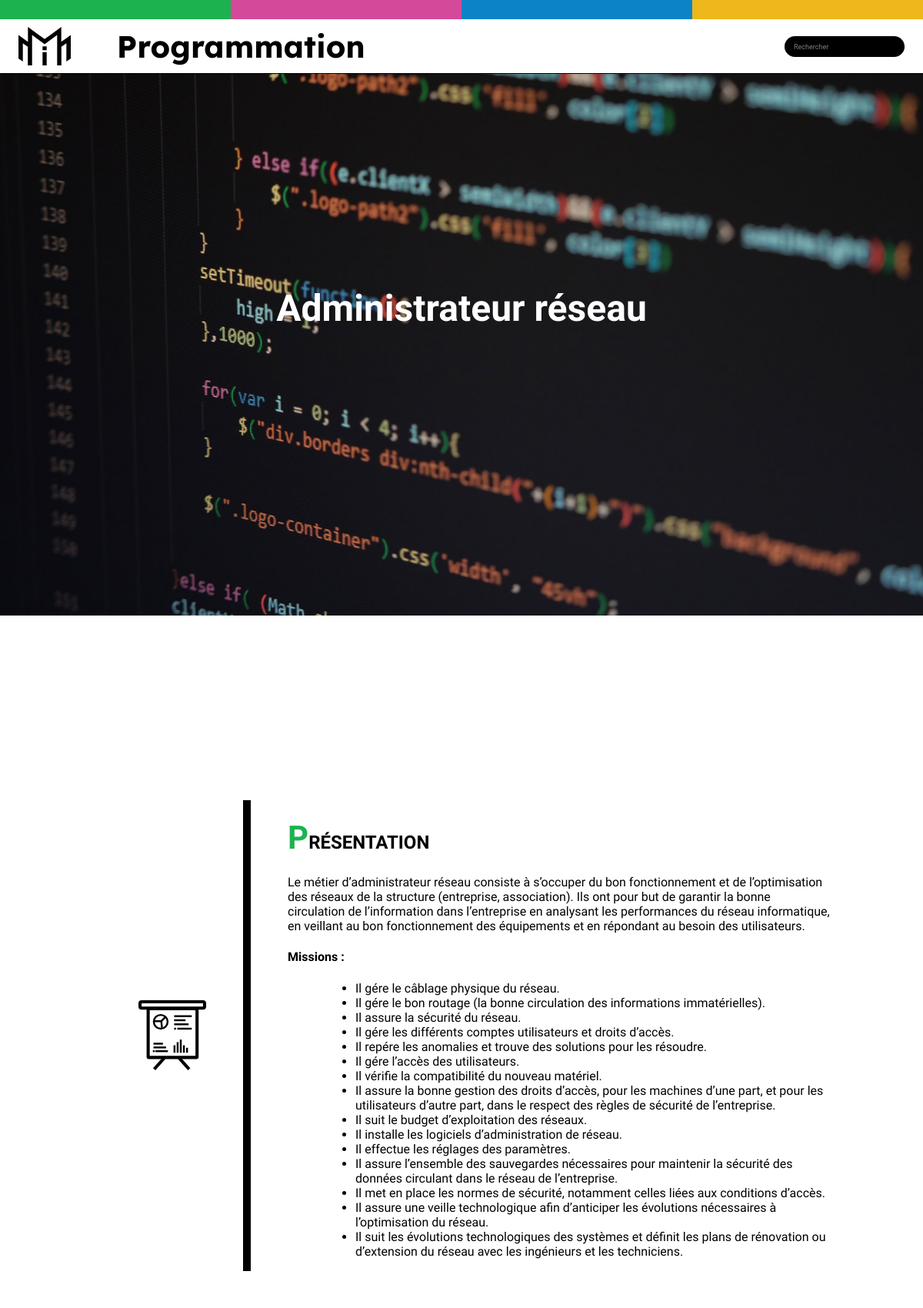
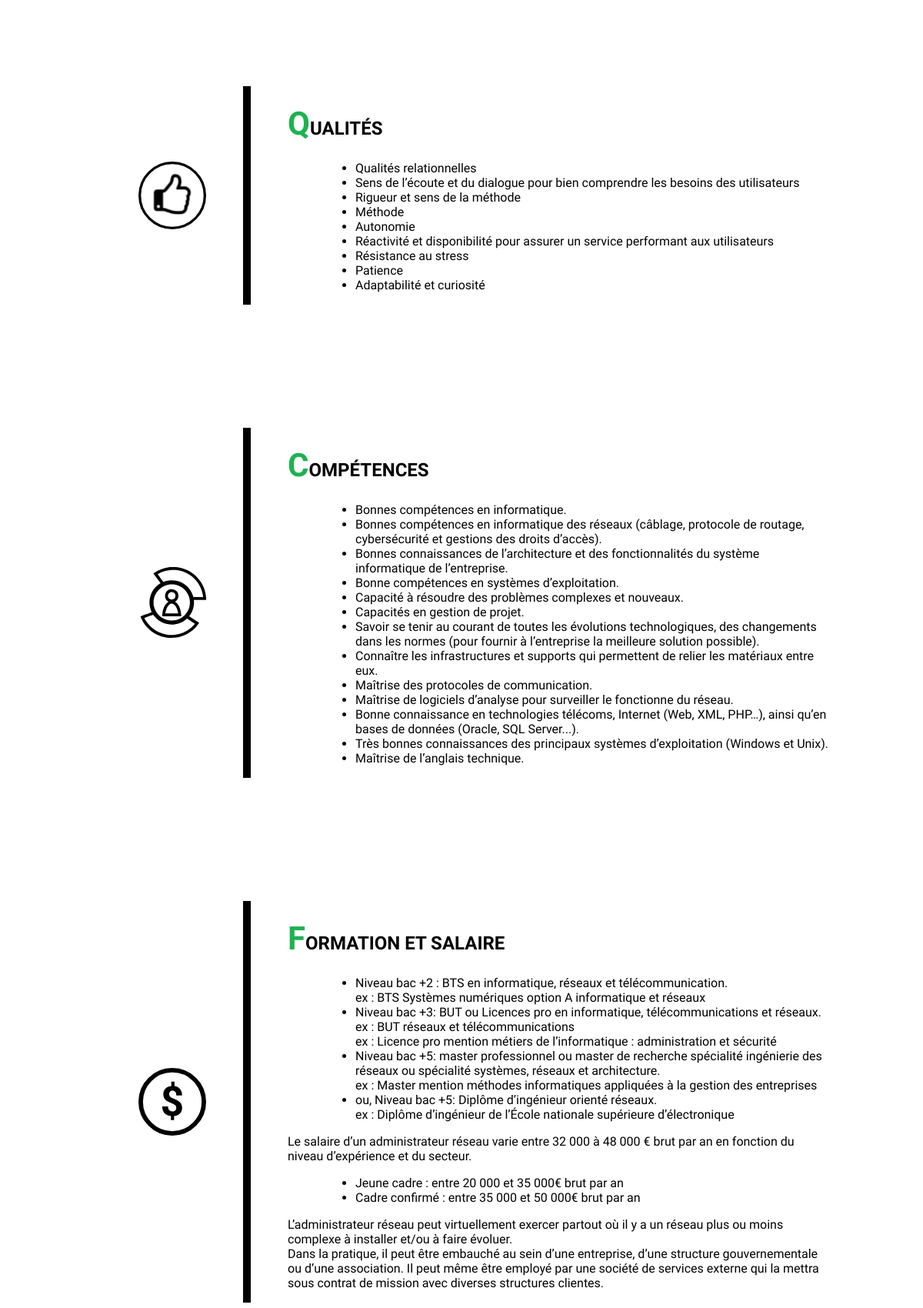
/mmifyw/pages/metier.php?page=16 (upper part), run on the app's committed database (2 pictures, top to bottom).
### tables this page shows
CREATE TABLE `metier` (
  `idMetier` int(20) NOT NULL DEFAULT 0,
  `nomMetier` varchar(50) DEFAULT NULL,
  `presentation` text DEFAULT NULL,
  `qualite` text DEFAULT NULL,
  `competence` text DEFAULT NULL,
  `formation` text DEFAULT NULL,
  `salaire` text DEFAULT NULL,
  `structure` text DEFAULT NULL,
  `domaineId` int(4) DEFAULT NULL
);

CREATE TABLE `domaine` (
  `idDomaine` int(4) NOT NULL DEFAULT 0,
  `nomDomaine` varchar(30) DEFAULT NULL,
  `presentation` text DEFAULT NULL,
  `videoDescription` text DEFAULT NULL,
  `videoUrl` varchar(200) DEFAULT NULL,
  `imageUrl` varchar(200) DEFAULT NULL
);

### mmifyw/pages/metier.php (the view, shortened to what this page needs)
<?php
    include "../connexionPDO.php";
    $sql = "SELECT COUNT(idMetier) FROM metier";
    $req = $db -> prepare($sql);
    $req -> execute();
    while ($data = $req -> fetch()){
        $nombreMetiers = $data['COUNT(idMetier)'];
    }
    if (0 < $_GET['page'] && $_GET['page'] <= $nombreMetiers){
        $idMetier = $_GET['page'];
      } else {
        header("Location: erreur.php");
    }
    $sql = "SELECT idMetier, nomMetier, metier.presentation, qualite, competence, formation, salaire, structure, domaineId, domaine.idDomaine, domaine.nomDomaine FROM metier INNER JOIN domaine ON domaine.idDomaine = metier.domaineId WHERE idMetier = " . $idMetier;
    $req = $db -> prepare($sql);
    $req -> execute();
    while ($data = $req -> fetch()){
        $metier = $data['nomMetier'];
        $presentation = $data['presentation'];
        $qualite = $data['qualite'];
        $competence = $data['competence'];
        $formation = $data['formation'];
        $salaire = $data['salaire'];
        $structure = $data['structure'];
        $domaine = $data['nomDomaine'];
    }
?>
<!DOCTYPE html>
<html lang="fr">
<head>
    <link rel="stylesheet" href="../styles/metier.css">
    <link rel="stylesheet" href="../styles/header.css">
    <link rel="stylesheet" href="../styles/footer.css">
    <?php
      echo '<link rel="stylesheet" href="../styles/' . strtolower($domaine) . 'MetierColor.css">'
    ?>
</head>
<body>
    <header><?php
        $titre = $domaine;
        include 'header.php';
    ?></header>
    <div class="image">
        <h1><?php
            echo $metier;
        ?></h1>
    </div>
    <section>
        <div class="container">
            <img src="../medias/presentation.svg">
            <div class="text_container">
                <h3>PRÉSENTATION</h3>
                    <?php
                        echo $presentation;
                    ?>
            </div>
        </div>
        <div class="container">
            <img src="../medias/qualites.svg">
            <div class="text_container">
                <h3>QUALITÉS</h3>
                <p><?php
                        echo $qualite;
                ?></p>
            </div>
        </div>
        <div class="container">
            <img src="../medias/competences.svg">
            <div class="text_container">
                <h3>COMPÉTENCES</h3>
                <p><?php
                    echo $competence;
                ?></p>
            </div>
        </div>
        <div class="container last">
            <img src="../medias/formation.svg">
            <div class="text_container">
                <h3>FORMATION ET SALAIRE</h3>
                <p><?php
                    echo $formation;
                ?>
                <?php
                    echo $salaire;
                ?>
                <?php
                    echo $structure;
                ?></p>
            </div>
        </div>
    </section>
</body>
</html>

### mmifyw/pages/header.php (shortened to what this page needs)
<div class="headerInclude">
    <div class="container">
        <a href="../pages/domaine.php?page=programmation"><p>PROGRAMMATION</p></a>
        <a href="../pages/domaine.php?page=design"><p>DESIGN</p></a>
        <a href="../pages/domaine.php?page=communication"><p>COMMUNICATION</p></a>
        <a href="../pages/domaine.php?page=audiovisuel"><p>AUDIOVISUEL</p></a>
    </div>
    <div class="container_2">
        <a href="../index.php"><img src="../medias/logo.svg"></a>
        <h1>
            <?php
                echo $titre;
            ?>
        </h1>
        <div class="container_3">
            <div class="recherche">
                <input type="search" class="search" placeholder="Rechercher" autocomplete="off">
            </div>
        </div>
    </div>
</div>

### mmifyw/styles/metier.css (style rules this page uses)
html, body { margin: 0; font-family: 'Lexend Exa', sans-serif; overflow-x: hidden; position: relative; }
header { position: fixed; margin-top: 0px; width: 100vw; text-decoration: none; }
section { width: 100vw; height: fit-content; height: -moz-fit-content; margin: auto; display: flex; flex-direction: column; align-items: center; }
section .container { width: 80vw; height: fit-content; height: -moz-fit-content; display: flex; align-items: center; margin-bottom: 10vh; margin-top: 10vh; }
.text_container { margin-left: 30px; margin-left: 4vw; width: fit-content; width: -moz-fit-content; border-left: black 10px solid ; }
section .container img { width: 88px; margin-left: 5vw; }
h1 { color: white; font-size: 4vw; }
h3 { font-size: 2vw; margin-left: 4vw; }
h3::first-letter { font-size: 3.5vw; }
section p { font-size: 1rem; margin-left: 4vw; }
h4 { margin-left: 4vw; }
li { margin-left: 4vw; }
ul { margin-left: 4vw; }
header a { text-decoration: none; }

### mmifyw/styles/header.css (style rules this page uses)
header { background-color: white; font-family: 'Lexend Deca', sans-serif; z-index: 5; }
header h1 { color: black; width: 100vw; }
header .container { width: 100%; height: 25px; display: flex; }
header .container>a { width: 25vw; height: 25px; }
header .container>a:nth-child(1) { background-color: #1DB250; transition: 0.25s ease; }
header .container>a:nth-child(2) { background-color: #D4499A; transition: 0.25s ease; }
header .container>a:nth-child(3) { background-color: #0B83C6; transition: 0.25s ease; }
header .container>a:nth-child(4) { background-color: #EEB81D; transition: 0.25s ease; }
header .container_2 { width: 100%; height: 70px; border-bottom: solid black 1px; display: flex; align-items: center; justify-content: flex-start; }
header .container_3 { display: flex; justify-content: flex-end; margin-right: 2%; }
header img[src="../medias/logo.svg"] { height: 50px; float: left; transition: 1s; margin-left: 2vw; }
header .container_2>h1 { font-size: 2.5rem; margin-left: 5vw; }
header a { text-decoration: none; }
input[type="search"] { background-color: black; outline: 0; border: 0; padding: 0.5vw 1vw; padding-right: 2.5vw; border-radius: 50px; width: 13vw; height: 2.25vw; color: white; font-family: 'Roboto', sans-serif; font-size: 1vw; position: relative; cursor: text; z-index: 20; }
input[type="search"]::placeholder { color: rgba(255, 255, 255, 0.5); font-size: 0.75vw; opacity: 1; }
.recherche { width: fit-content; height: fit-content; width: -moz-fit-content; height: -moz-fit-content; position: relative; }

### mmifyw/styles/programmationMetierColor.css (style rules this page uses)
section h3::first-letter { color: #1DB250; }
body { scrollbar-color: #1DB250 #f0f0f0; scrollbar-width: thin; }
.image { background-image: url("../medias/bgProgrammation.jpg"); background-repeat: no-repeat; background-size: cover; width: 100vw; height: 100vh; display: flex; justify-content: center; align-items: center; margin-bottom: 20vh; }

### data on the page
metier: domaineId.nomDomaine "Programmation", nomMetier "Administrateur réseau", presentation "Le métier d’administrateur réseau consiste à s’occuper du bon fonctionnement et de l’optimisation des réseaux de la structure (entreprise, association). Ils ont pour but de garantir la bonne circulation de l’information dans l’entreprise en analysant les performances du réseau informatique, en veillant au bon fonctionnement des équipements et en répondant au besoin des utilisateurs. Missions : Il gére le câblage physique du réseau. Il gére le bon routage (la bonne circulation des informations immatérielles). Il assure la sécurité du réseau. Il gére les différents comptes utilisateurs et droits d’accès. Il repére les anomalies et trouve des solutions pour les résoudre. Il gére l’accès des…", qualite "Qualités relationnelles Sens de l’écoute et du dialogue pour bien comprendre les besoins des utilisateurs Rigueur et sens de la méthode Méthode Autonomie Réactivité et disponibilité pour assurer un service performant aux utilisateurs Résistance au stress Patience Adaptabilité et curiosité", competence "Bonnes compétences en informatique. Bonnes compétences en informatique des réseaux (câblage, protocole de routage, cybersécurité et gestions des droits d’accès). Bonnes connaissances de l’architecture et des fonctionnalités du système informatique de l’entreprise. Bonne compétences en systèmes d’exploitation. Capacité à résoudre des problèmes complexes et nouveaux. Capacités en gestion de projet. Savoir se tenir au courant de toutes les évolutions technologiques, des changements dans les normes (pour fournir à l’entreprise la meilleure solution possible). Connaître les infrastructures et supports qui permettent de relier les matériaux entre eux. Maîtrise des protocoles de communication.…", formation "Niveau bac +2 : BTS en informatique, réseaux et télécommunication. ex : BTS Systèmes numériques option A informatique et réseaux Niveau bac +3: BUT ou Licences pro en informatique, télécommunications et réseaux. ex : BUT réseaux et télécommunications ex : Licence pro mention métiers de l’informatique : administration et sécurité Niveau bac +5: master professionnel ou master de recherche spécialité ingénierie des réseaux ou spécialité systèmes, réseaux et architecture. ex : Master mention méthodes informatiques appliquées à la gestion des entreprises ou, Niveau bac +5: Diplôme d’ingénieur orienté réseaux. ex : Diplôme d’ingénieur de l’École nationale supérieure d’électronique", salaire "Le salaire d’un administrateur réseau varie entre 32 000 à 48 000 € brut par an en fonction du niveau d’expérience et du secteur. Jeune cadre : entre 20 000 et 35 000€ brut par an Cadre confirmé : entre 35 000 et 50 000€ brut par an", structure "L’administrateur réseau peut virtuellement exercer partout où il y a un réseau plus ou moins complexe à installer et/ou à faire évoluer. Dans la pratique, il peut être embauché au sein d’une entreprise, d’une structure gouvernementale ou d’une association. Il peut même être employé par une société de services externe qui la mettra sous contrat de mission avec diverses structures clientes."
